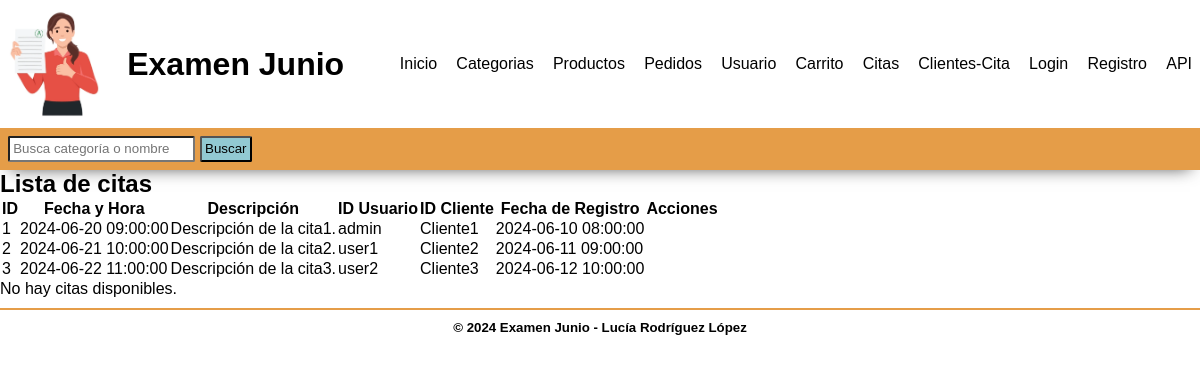
The page /citas on the database its author committed.
### tables this page shows
CREATE TABLE IF NOT EXISTS citas(
    id INT AUTO_INCREMENT NOT NULL,
    fecha_hora DATETIME NOT NULL,
    descripcion TEXT,
    usuario_id INT NOT NULL,
    cliente_id INT NOT NULL,
    fecha_registro DATETIME NOT NULL,
    CONSTRAINT pk_citas PRIMARY KEY (id),
    CONSTRAINT fk_cita_usuario FOREIGN KEY (usuario_id) REFERENCES usuarios(id),
    CONSTRAINT fk_cita_cliente FOREIGN KEY (cliente_id) REFERENCES clientes_cita(id)
);

CREATE TABLE IF NOT EXISTS usuarios(
    id INT AUTO_INCREMENT NOT NULL,
    nombre VARCHAR(100) NOT NULL,
    apellidos VARCHAR(255),
    usuario VARCHAR(255) NOT NULL,
    email VARCHAR(255) NOT NULL,
    contrasena VARCHAR(255) NOT NULL,
    rol VARCHAR(20),
    CONSTRAINT pk_usuarios PRIMARY KEY (id),
    CONSTRAINT uq_email UNIQUE (email),
    CONSTRAINT uq_usuario UNIQUE (usuario) 
);

CREATE TABLE IF NOT EXISTS clientes_cita(
    id INT AUTO_INCREMENT NOT NULL,
    nombre VARCHAR(100) NOT NULL,
    apellidos VARCHAR(255) NOT NULL,
    telefono VARCHAR(20) NOT NULL,
    email VARCHAR(255) NOT NULL,
    usuario_id INT NOT NULL,
    CONSTRAINT pk_clientes_cita PRIMARY KEY (id),
    CONSTRAINT fk_cliente_usuario FOREIGN KEY (usuario_id) REFERENCES usuarios(id)
);

### src/Lib/Pages.php (called while the page is built, shortened)
<?php
class Pages {
    public function render(string $pageName, array $params = null): void {
        require_once __DIR__ . "/../Views/layout/header.php";
        require_once __DIR__ . "/../Views/$pageName.php";
        require_once __DIR__ . "/../Views/layout/footer.php";
    }
}

### src/Controllers/CitasController.php (called while the page is built, shortened)
<?php
class citasController
{
    private Pages $pagina;
    private citasService $citasService;
    public function __construct()
    {
        $this->pagina = new Pages();
        $this->citasService = new citasService();
    }
    public function mostrarcitas($emailRecordado = null, $mensaje = null): void
    {
        $citas = $this->citasService->obtenercitas();
        $citasModel = [];
        foreach ($citas as $cita) {
            $citaModel = new Cita(
                $cita['id'],
                $cita['fecha_hora'],
                $cita['descripcion'],
                $cita['usuario_id'],
                $cita['cliente_id'],
                $cita['fecha_registro'],
                $cita['nombre_usuario'],
                $cita['nombre_cliente']
            );
            $citasModel[] = $citaModel;
        }
        $usuarioController = new UsuarioController();
        $emailSesion = $usuarioController->obtenerEmailUsuario($emailRecordado);
        $rol = 'usur';
          $clientesController = new clientesController();
          $clientes = $clientesController->todasClientes();
        $this->pagina->render('citas/mostrarcitas', ['citas' => $citasModel, 'emailSesion' => $emailSesion, 'rol' => $rol, 'mensaje' => $mensaje, 'clientes' =>$clientes, 'usuario_id' => $usuario_id]);
    }
}

### src/Routes/Routes.php (called while the page is built, shortened)
<?php
  class Routes{
    public static function index(){
    Router::add('GET','/citas', function (){
        return (new CitasController())->mostrarCitas();
    });
        Router::dispatch();
    }
  }

### src/init.php (called while the page is built, shortened)
<?php
Routes::index();

### public/index.php (called while the page is built)
<?php
require_once '../src/init.php';

### src/Lib/DataBase.php (called while the page is built, shortened)
<?php
class DataBase
{
    private ?PDO $conexion;
    private string $server;
    private string $user;
    private string $pass;
    private string $data_base;
    function __construct()
    {
        $this->server = $_ENV['DB_HOST'];
        $this->user = $_ENV['DB_USER'];
        $this->pass = $_ENV['DB_PASS'];
        $this->data_base = $_ENV['DB_DATABASE'];
        $this->conexion = $this->conect();
    }
    function conect() : PDO {
        try {
            $opciones = array(
                PDO::MYSQL_ATTR_INIT_COMMAND => "SET NAMES utf8mb4",
                PDO::MYSQL_ATTR_FOUND_ROWS => true
            );
            $conexion = new PDO("mysql:host={$this->server};dbname={$this->data_base}",$this->user,$this->pass,$opciones);
            return $conexion;
        } catch (PDOException $e) {
            echo "Ha surgido un error y no se puede conectar con la base de datos".$e->getMessage();
            exit;
        }
    }
    public function prepareSQL(string $querySQL) {
        return $this->conexion->prepare($querySQL);
    }
}

### src/Services/CitasService.php (called while the page is built, shortened)
<?php
    class citasService{
        private citasRepository $citasRepository;
        function __construct() {
            $this->citasRepository = new citasRepository();
        }
        public function obtenercitas() :?array {
            return $this->citasRepository->findAll();
        }
    }

### src/Repositories/CitasRepository.php (called while the page is built, shortened)
<?php
    class citasRepository{
        private DataBase $conexion;
        function __construct(){
            $this->conexion = new DataBase();
        }
        public function findAll():array|string|null {
            $citaCommit = null;
            try {
                $this->sql = $this->conexion->prepareSQL("
                                                        SELECT  c.id,
                                                                c.fecha_hora,
                                                                c.descripcion,
                                                                c.usuario_id,
                                                                c.cliente_id,
                                                                c.fecha_registro,
                                                                u.nombre AS nombre_usuario,
                                                                cc.nombre AS nombre_cliente
                                                        FROM citas c
                                                        JOIN usuarios u
                                                            ON c.usuario_id = u.id
                                                        JOIN clientes_cita cc
                                                            ON c.cliente_id = cc.id;");
                $this->sql->execute();
                $citaCommitData = $this->sql->fetchAll(PDO::FETCH_ASSOC);
                $citaCommit = $citaCommitData ?: null;
            } catch (PDOException $e) {
                $citaCommit = $e->getMessage();
            }
            return $citaCommit;
        }
}

### src/Models/Cita.php (called while the page is built, shortened)
<?php
class Cita
{
    private int $id;
    private string $fecha_hora;
    private ?string $descripcion;
    private string $fecha_registro;
    private string $nombre_usuario;
    private string $nombre_cliente;
    public function __construct(
        int $id,
        string $fecha_hora,
        ?string $descripcion,
        int $usuario_id,
        int $cliente_id,
        string $fecha_registro,
        string $nombre_usuario,
        string $nombre_cliente,
    ) {
        $this->id = $id;
        $this->fecha_hora = $fecha_hora;
        $this->descripcion = $descripcion;
        $this->fecha_registro = $fecha_registro;
        $this->nombre_usuario = $nombre_usuario;
        $this->nombre_cliente = $nombre_cliente;
    }
    public function getCitaId(): int
    {
        return $this->id;
    }
    public function getFechaHora(): string
    {
        return $this->fecha_hora;
    }
    public function getDescripcion(): ?string
    {
        return $this->descripcion;
    }
    public function getFechaRegistro(): string
    {
        return $this->fecha_registro;
    }
    public function getNombreUsuario(): string
    {
        return $this->nombre_usuario;
    }
    public function getNombreCliente(): string
    {
        return $this->nombre_cliente;
    }
}

### src/Views/Citas/mostrarCitas.php (the view, shortened to what this page needs)
<body>
    <main>
        <h2>Lista de citas</h2>
        <?php if (!empty($citas)): ?>
            <table class="citas-table">
                <thead>
                    <tr>
                        <th>ID</th>
                        <th>Fecha y Hora</th>
                        <th>Descripción</th>
                        <th>ID Usuario</th>
                        <th>ID Cliente</th>
                        <th>Fecha de Registro</th>
                        <th>Acciones</th>
                    </tr>
                </thead>
                <tbody>
                    <?php foreach ($citas as $cita): ?>
                        <tr>
                            <td><?php echo htmlspecialchars($cita->getCitaId(), ENT_QUOTES, 'UTF-8'); ?></td>
                            <td><?php echo htmlspecialchars($cita->getFechaHora(), ENT_QUOTES, 'UTF-8'); ?></td>
                            <td><?php echo htmlspecialchars($cita->getDescripcion() ?? 'Sin descripción', ENT_QUOTES, 'UTF-8'); ?></td>
                            <td><?php echo htmlspecialchars($cita->getNombreUsuario(), ENT_QUOTES, 'UTF-8'); ?></td>
                            <td><?php echo htmlspecialchars($cita->getNombreCliente(), ENT_QUOTES, 'UTF-8'); ?></td>
                            <td><?php echo htmlspecialchars($cita->getFechaRegistro(), ENT_QUOTES, 'UTF-8'); ?></td>
                            <td>
                            </td>
                        </tr>
                    <?php endforeach; ?>
                </tbody>
            </table>
        <?php else: ?>
            <p>No hay citas disponibles.</p>
        <?php endif; ?>
        <?php if ($rol === 'admin'): ?>
            <div class=" nuevo">
                <h2 class="registro-form-heading">Crear nueva cita</h2>
                <form action="<?= BASE_URL ?>nueva_cita" method="POST">
                    <label for="fecha_hora">Fecha y Hora:</label><br>
                    <input type="datetime-local" id="fecha_hora" name="fecha_hora" required><br><br>
                    <label for="descripcion">Descripción:</label><br>
                    <textarea id="descripcion" name="descripcion" rows="4" cols="50"></textarea><br><br>
                    <input type="hidden" id="usuario_id" name="usuario_id" value="<?= htmlspecialchars($usuario_id, ENT_QUOTES, 'UTF-8'); ?>">
                    <label for="cliente_id">ID Cliente:</label><br>
                    <select id="cliente" name="cliente" required class="registro-select">
                        <?php foreach ($clientes as $cliente): ?>
                            <option value="<?php echo htmlspecialchars($cliente->getId(), ENT_QUOTES, 'UTF-8'); ?>"><?php echo htmlspecialchars($cliente->getNombre(), ENT_QUOTES, 'UTF-8'); ?></option>
                        <?php endforeach; ?>
                    </select>
                    <input type="submit" value="nueva_cita" class="form-submit">
                </form>
            </div>
            <h2 class="editar-titulo">Editar Citas ya existentes</h2>
            <table class="citas-table">
                <thead>
                    <tr>
                        <th>ID</th>
                        <th>Fecha y Hora</th>
                        <th>Descripción</th>
                        <th>ID Usuario</th>
                        <th>ID Cliente</th>
                        <th>Fecha de Registro</th>
                        <th>Acciones</th>
                    </tr>
                </thead>
                <tbody>
                    <?php foreach ($citas as $cita): ?>
                        <tr>
                            <form action="<?= BASE_URL ?>editar_cita" method="POST">
                                <input type="hidden" name="cita_id" value="<?php echo htmlspecialchars($cita->getCitaId(), ENT_QUOTES, 'UTF-8'); ?>">
                                <td><?php echo htmlspecialchars($cita->getCitaId(), ENT_QUOTES, 'UTF-8'); ?></td>
                                <td><input type="datetime-local" name="fecha_hora" value="<?php echo htmlspecialchars($cita->getFechaHora(), ENT_QUOTES, 'UTF-8'); ?>"></td>
                                <td><textarea name="descripcion"><?php echo htmlspecialchars($cita->getDescripcion() ?? 'Sin descripción', ENT_QUOTES, 'UTF-8'); ?></textarea></td>
                                <td><input type="number" name="usuario_id" value="<?php echo htmlspecialchars($cita->getUsuarioId(), ENT_QUOTES, 'UTF-8'); ?>" readonly></td>
                                <td><input type="number" name="cliente_id" value="<?php echo htmlspecialchars($cita->getClienteId(), ENT_QUOTES, 'UTF-8'); ?>"></td>
                                <td><?php echo htmlspecialchars($cita->getFechaRegistro(), ENT_QUOTES, 'UTF-8'); ?></td>
                                <td>
                                    <button type="submit" class="form-submit">Guardar</button>
                                </td>
                            </form>
                        </tr>
                    <?php endforeach; ?>
                </tbody>
            </table>
        <?php else: ?>
            <p>No hay citas disponibles.</p>
        <?php endif; ?>
    </main>
</body>
</html>

### public/css/styles.css (style rules this page uses)
* { padding: 0; margin: 0; box-sizing: border-box; }
body { font-family: var(--font); }

### rows shown on the page
citas: id "1", fecha_hora "2024-06-20 09:00:00", descripcion "Descripción de la cita1.", usuario.nombre "admin", cliente.nombre "Cliente1", fecha_registro "2024-06-10 08:00:00"
citas: id "2", fecha_hora "2024-06-21 10:00:00", descripcion "Descripción de la cita2.", usuario.nombre "user1", cliente.nombre "Cliente2", fecha_registro "2024-06-11 09:00:00"
citas: id "3", fecha_hora "2024-06-22 11:00:00", descripcion "Descripción de la cita3.", usuario.nombre "user2", cliente.nombre "Cliente3", fecha_registro "2024-06-12 10:00:00"
